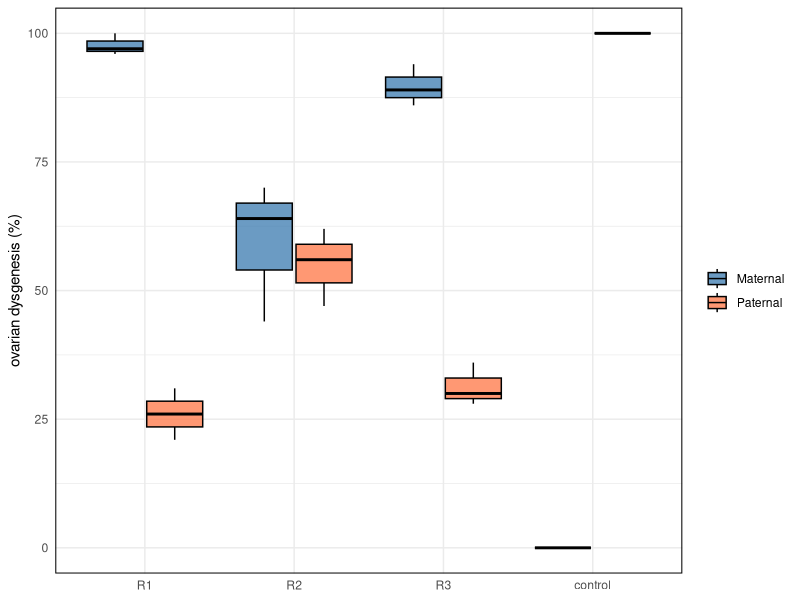

This figure's R source: (Note: this script raises an error after producing the figure.)
## ---- chunk 1
library(ggplot2)

data <- read.table("hybrid_dysgenesis/dmel_HDassay.tsv", header = TRUE)

data$group <- NA  
data$replicate <- NA  

data$group[data$line %in% c("68xR1", "68xR2", "68xR3", "68xHar")] <- "Maternal"
data$group[data$line %in% c("R1x68", "R2x68", "R3x68", "Harx68")] <- "Paternal"

data$replicate[data$line %in% c("68xR1", "R1x68")] <- "R1"
data$replicate[data$line %in% c("68xR2", "R2x68")] <- "R2"
data$replicate[data$line %in% c("68xR3", "R3x68")] <- "R3"
data$replicate[data$line %in% c("Harx68", "68xHar")] <- "control"

# Order of replicates
replicate_order <- c("R1", "R2", "R3", "control")

# Order of groups
#group_order <- c("Maternal", "Paternal")

# Create a grouped boxplot with manually nudged points
HD <- ggplot(data, aes(x = replicate, y = percentage_dysgenic, fill = group)) +
        geom_boxplot(position = position_dodge(width = 0.8), alpha = 0.8, color = "black") +
        #geom_jitter(position = position_nudge(x = 0.2), size = 2, alpha = 0.7) +
        labs(y = "ovarian dysgenesis (%)", x = NULL) +
        scale_fill_manual(values = c("Maternal" = "steelblue", "Paternal" = "coral")) +
        theme_minimal() +
        theme(legend.position = "right",
              legend.title = element_blank(),
              panel.border = element_rect(color = "black", fill = NA, size = 0.7)) +
        ylim(0, 100) +
        scale_x_discrete(limits = replicate_order)

ggsave("figs/HD.png", HD, width = 6, height = 4, dpi = 600)

knitr::include_graphics("figs/HD.png")

